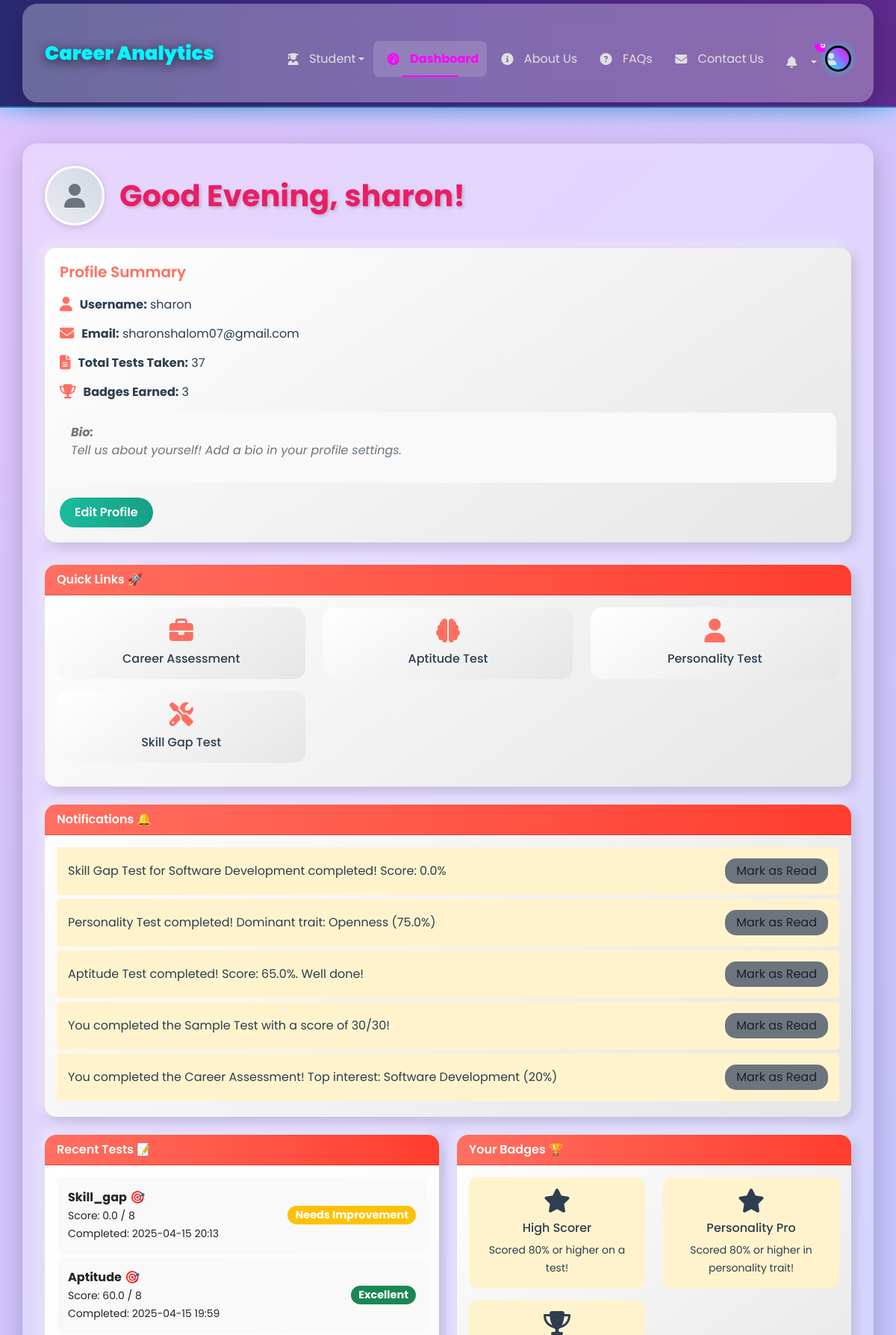
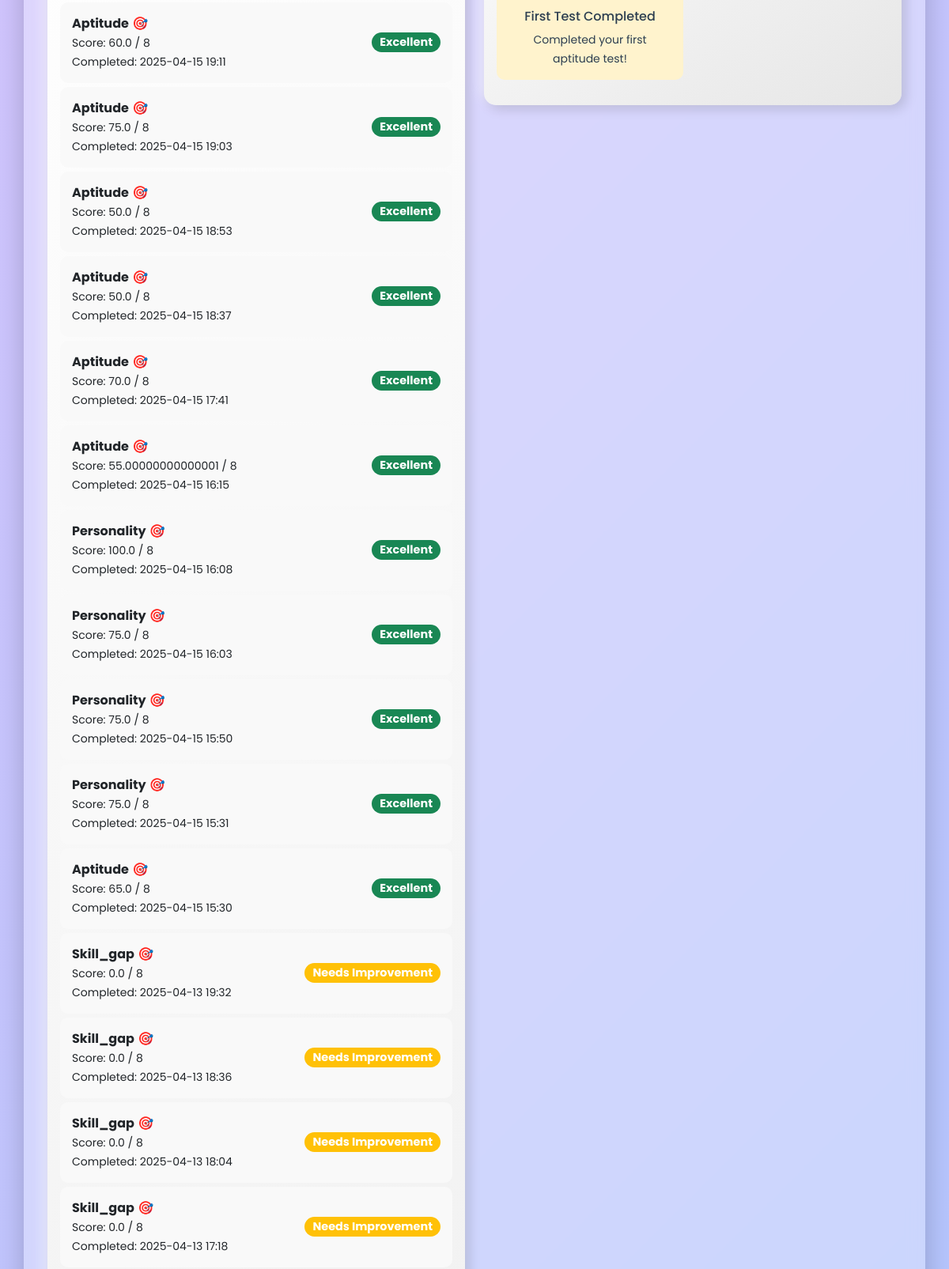
The page /dashboard (signed in, upper part) on the database its author committed (2 pictures, top to bottom).
### app.py (models this page shows)
class User(UserMixin, db.Model):
    id = db.Column(db.Integer, primary_key=True)
    username = db.Column(db.String(150), unique=True, nullable=False)
    password = db.Column(db.String(150), nullable=False)
    email = db.Column(db.String(150), unique=True, nullable=True)
    animations_enabled = db.Column(db.Boolean, default=True, nullable=False)
    created_at = db.Column(
        db.DateTime(timezone=True),
        nullable=False,
        default=lambda: datetime.now(timezone.utc)
    )
    updated_at = db.Column(
        db.DateTime(timezone=True),
        nullable=False,
        default=lambda: datetime.now(timezone.utc),
        onupdate=lambda: datetime.now(timezone.utc)
    )
    theme = db.Column(db.String(10), default='light', nullable=False)  # For theme preference
    notify_test_reminders = db.Column(db.Boolean, default=True, nullable=False)  # Notification preferences
    notify_badge_earned = db.Column(db.Boolean, default=True, nullable=False)
    notify_progress_updates = db.Column(db.Boolean, default=True, nullable=False)
    email_notifications = db.Column(db.Boolean, default=True, nullable=False)  # Email preferences
    email_newsletters = db.Column(db.Boolean, default=False, nullable=False)
    profile_visibility = db.Column(db.String(10), default='public', nullable=False)  # Profile visibility
    preferred_test_categories = db.Column(db.JSON, default=lambda: [], nullable=False)
    mobile_number = db.Column(db.String(20), nullable=True)# Preferred test categories
    pin_code = db.Column(db.String(10), nullable=True)
    dob = db.Column(db.Date, nullable=True)
    bio= db.Column(db.Text,        nullable=True)
    tests = db.relationship('TestResult', backref='user', lazy=True)
    badges = db.relationship('Badge', backref='user', lazy=True)
    notifications = db.relationship('Notification', backref='user', lazy=True)
    aptitude_scores = db.Column(db.JSON, default="{}", nullable=False)  # Changed to string default
    personality_scores = db.Column(db.JSON, default="{}", nullable=False)  # Changed to string default
    skill_gap_scores = db.Column(db.JSON, default="{}", nullable=False)  # Added field with default
    skill_gap_completed_at = db.Column(db.DateTime)
    top_careers = db.Column(db.Text)  # Add this line
    resumes = db.relationship('Resume', backref='user', lazy=True)

class Notification(db.Model):
    id = db.Column(db.Integer, primary_key=True)
    user_id = db.Column(db.Integer, db.ForeignKey('user.id'), nullable=False)
    message = db.Column(db.String(200), nullable=False)
    type = db.Column(db.String(50), nullable=False)
    is_read = db.Column(db.Boolean, default=False)
    date = db.Column(db.DateTime, default=lambda: datetime.now(timezone.utc))

class TestResult(db.Model):
    id = db.Column(db.Integer, primary_key=True)
    user_id = db.Column(db.Integer, db.ForeignKey('user.id'), nullable=False)
    test_type = db.Column(db.String(50), nullable=False)
    score = db.Column(db.Float, nullable=False)
    time_spent = db.Column(db.Integer, nullable=True)
    details = db.Column(db.Text, nullable=True)
    completed_at = db.Column(db.DateTime, default=lambda: datetime.now(timezone.utc))

class Badge(db.Model):
    id = db.Column(db.Integer, primary_key=True)
    user_id = db.Column(db.Integer, db.ForeignKey('user.id'), nullable=False)
    name = db.Column(db.String(100), nullable=False)
    description = db.Column(db.String(200), nullable=False)
    icon = db.Column(db.String(50), nullable=False)
    date_earned = db.Column(db.DateTime, default=lambda: datetime.now(timezone.utc))

### app.py (the view)
@app.route('/dashboard')
@login_required
def dashboard():
    tests = TestResult.query.filter_by(user_id=current_user.id).order_by(TestResult.completed_at.desc()).all()
    badges = Badge.query.filter_by(user_id=current_user.id).order_by(Badge.date_earned.desc()).limit(5).all()
    notifications = Notification.query.filter_by(user_id=current_user.id, is_read=False).order_by(Notification.date.desc()).limit(5).all()
    completed_tests = session.get('completed_tests', [t.test_type for t in tests])
    test_results = session.get('test_results', {})
    for test in tests:
        if test.test_type not in test_results:
            test_results[test.test_type] = {'score': test.score}
    session['test_results'] = test_results
    test_labels = [test.completed_at.strftime('%Y-%m-%d') for test in tests]
    test_scores = [test.score for test in tests]
    recent_tests = [t for t in tests if t.test_type in ['aptitude', 'personality', 'skill_gap']]
    max_score = 10  # Adjust based on your scoring system
    recommendation = "Take more tests to improve your skills!" if len(recent_tests) < 3 else "Great job! Consider exploring career matches."
    return render_template('dashboard.html',
                          user=current_user,
                          tests=tests,
                          recent_tests=recent_tests,
                          badges=badges,
                          notifications=notifications,
                          completed_tests=completed_tests,
                          test_results=test_results,
                          test_labels=test_labels,
                          test_scores=test_scores,
                          max_score=max_score,
                          recommendation=recommendation,
                          active_page='dashboard')

### app.py (called while the page is built)
@app.before_request
def init_session():
    if 'used_aptitude' not in session:
        session['used_aptitude'] = []
    if 'aptitude_history' not in session:
        session['aptitude_history'] = defaultdict(list)

@login_manager.user_loader
def load_user(user_id):
    return db.session.get(User, int(user_id))

### templates/dashboard.html (shortened to what this page needs)
{% extends "base.html" %}
{% block content %}
<div class="container mt-5 mb-5">
    <div class="dashboard-header-section">
        <a href="{{ url_for('profile') }}" class="user-avatar">
            {% if user.profile_image and user.profile_image != 'images/default_profile.jpg' %}
                <img src="{{ url_for('static', filename=user.profile_image) }}" alt="{{ user.username }}'s Profile Image">
            {% else %}
                <i class="fas fa-user"></i>
            {% endif %}
        </a>
        <h1 class="dashboard-header" id="greeting">Welcome, {{ user.username }}! 👋</h1>
    </div>
    <div class="profile-summary">
        <h5>Profile Summary</h5>
        <div class="summary-item">
            <i class="fas fa-user"></i>
            <span><strong>Username:</strong> {{ user.username }}</span>
        </div>
        <div class="summary-item">
            <i class="fas fa-envelope"></i>
            <span><strong>Email:</strong> {{ user.email }}</span>
        </div>
        <div class="summary-item">
            <i class="fas fa-file-alt"></i>
            <span><strong>Total Tests Taken:</strong> {{ recent_tests|length }}</span>
        </div>
        <div class="summary-item">
            <i class="fas fa-trophy"></i>
            <span><strong>Badges Earned:</strong> {{ badges|length }}</span>
        </div>
        <div class="bio">
            <strong>Bio:</strong>
            {% if user.bio and user.bio.strip() %}
                <p>{{ user.bio }}</p>
            {% else %}
                <p class="text-muted">Tell us about yourself! Add a bio in your profile settings.</p>
            {% endif %}
        </div>
        <a href="{{ url_for('profile') }}" class="btn btn-edit-profile">Edit Profile</a>
    </div>
    <div class="card mb-4">
        <div class="card-header">Quick Links 🚀</div>
        <div class="card-body">
            <div class="row">
                <div class="col-md-4 mb-3">
                    <div class="quick-link-card">
                        <i class="fas fa-briefcase"></i>
                        <div><a href="{{ url_for('career_assessment') }}">Career Assessment</a></div>
                    </div>
                </div>
                <div class="col-md-4 mb-3">
                    <div class="quick-link-card">
                        <i class="fas fa-brain"></i>
                        <div><a href="{{ url_for('test', type='aptitude') }}">Aptitude Test</a></div>
                    </div>
                </div>
                <div class="col-md-4 mb-3">
                    <div class="quick-link-card">
                        <i class="fas fa-user"></i>
                        <div><a href="{{ url_for('test', type='personality') }}">Personality Test</a></div>
                    </div>
                </div>
                <div class="col-md-4 mb-3">
                    <div class="quick-link-card">
                        <i class="fas fa-tools"></i>
                        <div><a href="{{ url_for('interest_test') }}">Skill Gap Test</a></div>
                    </div>
                </div>
            </div>
        </div>
    </div>
    {% if notifications %}
        <div class="card mb-4">
            <div class="card-header">Notifications 🔔</div>
            <div class="card-body">
                <ul class="list-group list-group-flush">
                    {% for notification in notifications %}
                        <li class="list-group-item notification-item d-flex justify-content-between align-items-center" data-notification-id="{{ notification.id }}">
                            <span>{{ notification.message }}</span>
                            <button class="btn btn-mark-read mark-read" data-id="{{ notification.id }}">Mark as Read</button>
                        </li>
                    {% endfor %}
                </ul>
            </div>
        </div>
    {% endif %}
    <div class="row">
        <div class="col-md-6 mb-4">
            <div class="card" data-bs-toggle="tooltip" data-bs-placement="top" title="Take tests to track your progress!">
                <div class="card-header">Recent Tests 📝</div>
                <div class="card-body">
                    {% if recent_tests %}
                        <ul class="list-group list-group-flush">
                            {% for test in recent_tests %}
                                <li class="list-group-item">
                                    <div>
                                        <strong>{{ test.test_type | capitalize }}</strong> 🎯<br>
                                        <small>Score: {{ test.score }} / {{ 9 if test.test_type == 'sample' else 8 }}</small><br>
                                        <small>Completed: {{ test.completed_at.strftime('%Y-%m-%d %H:%M') }}</small>
                                    </div>
                                    <span class="badge score-badge bg-{{ 'success' if test.score >= 6 else 'warning' }} rounded-pill">
                                        {{ 'Excellent' if test.score >= 6 else 'Needs Improvement' }}
                                    </span>
                                </li>
                            {% endfor %}
                        </ul>
                    {% else %}
                        <p>No tests taken yet. Start your journey now! 🚀</p>
                        <a href="{{ url_for('test', type='sample') }}" class="btn btn-take-test">Take a Test</a>
                    {% endif %}
                </div>
            </div>
        </div>
        <div class="col-md-6 mb-4">
            <div class="card" data-bs-toggle="tooltip" data-bs-placement="top" title="Earn badges by completing tests and achieving milestones!">
                <div class="card-header">Your Badges 🏆</div>
                <div class="card-body">
                    {% if badges %}
                        <div class="row">
                            {% for badge in badges %}
                                <div class="col-6 mb-3">
                                    <div class="badge-item text-center">
                                        <i class="{{ badge.icon }} fa-2x"></i>
                                        <h6 class="mt-2">{{ badge.name }}</h6>
                                        <small>{{ badge.description }}</small>
                                    </div>
                                </div>
                            {% endfor %}
                        </div>
                    {% else %}
                        <p>No badges earned yet. Keep taking tests to earn some! 🌟</p>
                    {% endif %}
                </div>
            </div>
        </div>
    </div>
</div>
{% endblock %}

### static/css/main.css (style rules this page uses)
:root { --primary: #2A5C82; --secondary: #5BA4E6; --accent: #FFD700; --success: #4CAF50; --danger: #f44336; }
.card { transition: transform 0.3s ease; border-radius: 15px; overflow: hidden; }

### static/css/style.css (style rules this page uses)
.container { background: rgba(255, 255, 255, 0.3); border-radius: 20px; padding: 30px; backdrop-filter: blur(10px); box-shadow: 0 8px 32px rgba(0, 0, 0, 0.2); animation: fadeIn 1s ease-in-out; }
.dashboard-header-section { display: flex; align-items: center; gap: 20px; margin-bottom: 30px; animation: slideIn 0.8s ease-out; }
.dashboard-header { color: #e91e63; font-weight: 700; text-shadow: 2px 2px 4px rgba(0, 0, 0, 0.2); margin: 0; }
.user-avatar { width: 80px; height: 80px; border-radius: 50%; background: linear-gradient(45deg, #e9ecef, #d1d9e6); display: flex; align-items: center; justify-content: center; color: #6c757d; font-size: 2rem; transition: transform 0.3s ease, box-shadow 0.3s ease; border: 3px solid #fff; box-shadow: 0 2px 10px rgba(0, 0, 0, 0.15); }
.profile-summary { background: linear-gradient(145deg, #ffffff, #e6e6e6); border-radius: 15px; padding: 20px; box-shadow: 5px 5px 15px rgba(0, 0, 0, 0.15), -5px -5px 15px rgba(255, 255, 255, 0.5); margin-bottom: 30px; }
.profile-summary h5 { color: #ff6f61; font-weight: 600; margin-bottom: 20px; }
.profile-summary .summary-item { display: flex; align-items: center; gap: 10px; margin-bottom: 15px; font-size: 1rem; color: #2c3e50; }
.profile-summary .summary-item i { color: #ff6f61; font-size: 1.2rem; }
.profile-summary .bio { background: #f9f9f9; padding: 15px; border-radius: 10px; font-style: italic; color: #6c757d; margin-bottom: 20px; }
.btn-edit-profile { background: linear-gradient(90deg, #1abc9c, #16a085); border: none; padding: 8px 20px; border-radius: 25px; color: white; font-weight: 600; transition: background 0.3s, transform 0.3s; }
.card { border: none; border-radius: 15px; background: linear-gradient(145deg, #ffffff, #e6e6e6); box-shadow: 5px 5px 15px rgba(0, 0, 0, 0.15), -5px -5px 15px rgba(255, 255, 255, 0.5); transition: transform 0.3s, box-shadow 0.3s; animation: cardFadeIn 1.2s ease-in-out; }
.card-header { background: linear-gradient(90deg, #ff6f61, #ff3d2e); color: white; border-radius: 15px 15px 0 0; font-weight: 600; display: flex; align-items: center; gap: 10px; }
.badge-item { background: #fff3cd; color: #2c3e50; padding: 15px; border-radius: 10px; transition: transform 0.3s; }
.list-group-item { border: none; padding: 15px; background: #f9f9f9; margin-bottom: 5px; border-radius: 10px; display: flex; justify-content: space-between; align-items: center; transition: background 0.3s; }
.notification-item { background: #fff3cd; color: #2c3e50; border-left: 5px solid #ffca2c; margin-bottom: 5px; border-radius: 5px; }
.btn-mark-read { background: #6c757d; color: white; border: none; padding: 5px 15px; border-radius: 15px; font-size: 0.9rem; transition: background 0.3s; position: relative; }
.score-badge { font-size: 0.9rem; padding: 5px 10px; }
.text-muted { color: #6c757d !important; }
.quick-link-card { background: linear-gradient(145deg, #ffffff, #e6e6e6); border-radius: 15px; padding: 15px; text-align: center; transition: transform 0.3s, box-shadow 0.3s; }
.quick-link-card i { font-size: 2rem; color: #ff6f61; margin-bottom: 10px; }
.quick-link-card a { color: #2c3e50; text-decoration: none; font-weight: 500; }

### static/css/personality.css (style rules this page uses)
:root { --primary: #4f46e5; --secondary: #4338ca; --accent: #f59e0b; --background: #f1f5f9; }

### templates/base.html (style rules this page uses)
.notification-item { padding: 12px; border-bottom: 1px solid #00f7ff; color: #e0e0e0; display: flex; justify-content: space-between; align-items: center; transition:background 0.3s ease, color 0.3s ease; }
.notification-item .mark-read { color: #1e1e2f; cursor: pointer; font-size: 1rem; transition: color 0.3s ease; }

### rows shown on the page
User: username "sharon", email "sharonshalom07@gmail.com"
Notification: message "Skill Gap Test for Software Development completed! Score: 0.0%"
Notification: message "Personality Test completed! Dominant trait: Openness (75.0%)"
Notification: message "Aptitude Test completed! Score: 65.0%. Well done!"
Notification: message "You completed the Sample Test with a score of 30/30!"
Notification: message "You completed the Career Assessment! Top interest: Software Development (20%)"
TestResult: test_type "Skill_gap", score "0.0", test_type "8", completed_at "2025-04-15 20:13", score "Needs Improvement"
TestResult: test_type "Aptitude", score "60.0", test_type "8", completed_at "2025-04-15 19:59", score "Excellent"
TestResult: test_type "Aptitude", score "60.0", test_type "8", completed_at "2025-04-15 19:11", score "Excellent"
TestResult: test_type "Aptitude", score "75.0", test_type "8", completed_at "2025-04-15 19:03", score "Excellent"
TestResult: test_type "Aptitude", score "50.0", test_type "8", completed_at "2025-04-15 18:53", score "Excellent"
TestResult: test_type "Aptitude", score "50.0", test_type "8", completed_at "2025-04-15 18:37", score "Excellent"
TestResult: test_type "Aptitude", score "70.0", test_type "8", completed_at "2025-04-15 17:41", score "Excellent"
TestResult: test_type "Aptitude", score "55.00000000000001", test_type "8", completed_at "2025-04-15 16:15", score "Excellent"
TestResult: test_type "Personality", score "100.0", test_type "8", completed_at "2025-04-15 16:08", score "Excellent"
TestResult: test_type "Personality", score "75.0", test_type "8", completed_at "2025-04-15 16:03", score "Excellent"
TestResult: test_type "Personality", score "75.0", test_type "8", completed_at "2025-04-15 15:50", score "Excellent"
TestResult: test_type "Personality", score "75.0", test_type "8", completed_at "2025-04-15 15:31", score "Excellent"
TestResult: test_type "Aptitude", score "65.0", test_type "8", completed_at "2025-04-15 15:30", score "Excellent"
TestResult: test_type "Skill_gap", score "0.0", test_type "8", completed_at "2025-04-13 19:32", score "Needs Improvement"
TestResult: test_type "Skill_gap", score "0.0", test_type "8", completed_at "2025-04-13 18:36", score "Needs Improvement"
TestResult: test_type "Skill_gap", score "0.0", test_type "8", completed_at "2025-04-13 18:04", score "Needs Improvement"
TestResult: test_type "Skill_gap", score "0.0", test_type "8", completed_at "2025-04-13 17:18", score "Needs Improvement"
Badge: name "High Scorer", description "Scored 80% or higher on a test!"
Badge: name "Personality Pro", description "Scored 80% or higher in personality trait!"
Badge: name "First Test Completed", description "Completed your first aptitude test!"

### other values the page prints
{{ recent_tests|length }} "37"
{{ badges|length }} "3"
